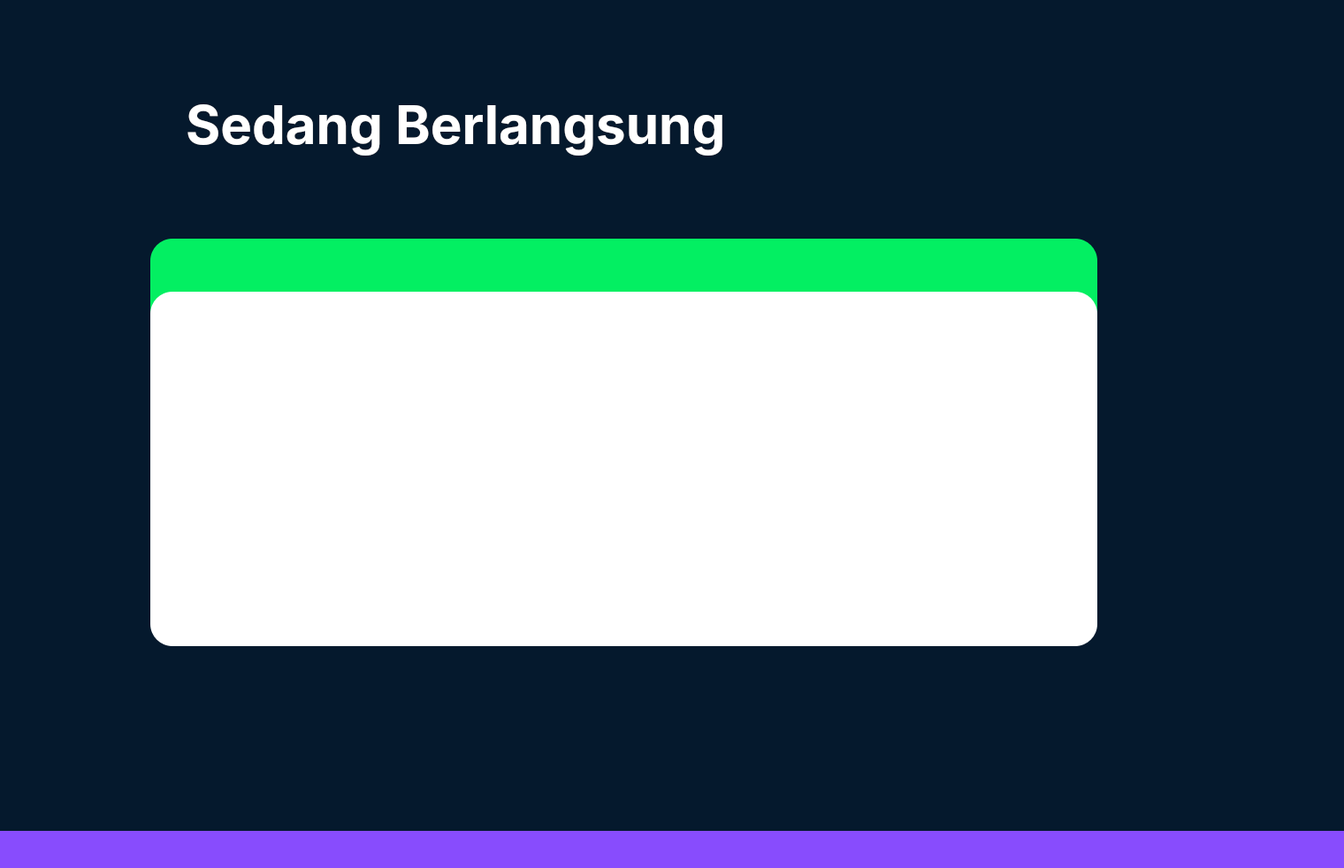
<?xml version="1.0" encoding="UTF-8"?>
<ui version="4.0">
 <class>pilihDaerah</class>
 <widget class="QDialog" name="pilihDaerah">
  <property name="geometry">
   <rect>
    <x>0</x>
    <y>0</y>
    <width>1520</width>
    <height>982</height>
   </rect>
  </property>
  <property name="palette">
   <palette>
    <active>
     <colorrole role="Base">
      <brush brushstyle="SolidPattern">
       <color alpha="255">
        <red>255</red>
        <green>255</green>
        <blue>255</blue>
       </color>
      </brush>
     </colorrole>
     <colorrole role="Window">
      <brush brushstyle="SolidPattern">
       <color alpha="255">
        <red>5</red>
        <green>25</green>
        <blue>45</blue>
       </color>
      </brush>
     </colorrole>
    </active>
    <inactive>
     <colorrole role="Base">
      <brush brushstyle="SolidPattern">
       <color alpha="255">
        <red>255</red>
        <green>255</green>
        <blue>255</blue>
       </color>
      </brush>
     </colorrole>
     <colorrole role="Window">
      <brush brushstyle="SolidPattern">
       <color alpha="255">
        <red>5</red>
        <green>25</green>
        <blue>45</blue>
       </color>
      </brush>
     </colorrole>
    </inactive>
    <disabled>
     <colorrole role="Base">
      <brush brushstyle="SolidPattern">
       <color alpha="255">
        <red>5</red>
        <green>25</green>
        <blue>45</blue>
       </color>
      </brush>
     </colorrole>
     <colorrole role="Window">
      <brush brushstyle="SolidPattern">
       <color alpha="255">
        <red>5</red>
        <green>25</green>
        <blue>45</blue>
       </color>
      </brush>
     </colorrole>
    </disabled>
   </palette>
  </property>
  <property name="windowTitle">
   <string>Dialog</string>
  </property>
  <property name="autoFillBackground">
   <bool>false</bool>
  </property>
  <widget class="QLabel" name="label">
   <property name="geometry">
    <rect>
     <x>-140</x>
     <y>940</y>
     <width>1700</width>
     <height>100</height>
    </rect>
   </property>
   <property name="palette">
    <palette>
     <active>
      <colorrole role="Button">
       <brush brushstyle="SolidPattern">
        <color alpha="255">
         <red>136</red>
         <green>76</green>
         <blue>253</blue>
        </color>
       </brush>
      </colorrole>
      <colorrole role="Base">
       <brush brushstyle="SolidPattern">
        <color alpha="255">
         <red>136</red>
         <green>76</green>
         <blue>253</blue>
        </color>
       </brush>
      </colorrole>
      <colorrole role="Window">
       <brush brushstyle="SolidPattern">
        <color alpha="255">
         <red>136</red>
         <green>76</green>
         <blue>253</blue>
        </color>
       </brush>
      </colorrole>
     </active>
     <inactive>
      <colorrole role="Button">
       <brush brushstyle="SolidPattern">
        <color alpha="255">
         <red>136</red>
         <green>76</green>
         <blue>253</blue>
        </color>
       </brush>
      </colorrole>
      <colorrole role="Base">
       <brush brushstyle="SolidPattern">
        <color alpha="255">
         <red>136</red>
         <green>76</green>
         <blue>253</blue>
        </color>
       </brush>
      </colorrole>
      <colorrole role="Window">
       <brush brushstyle="SolidPattern">
        <color alpha="255">
         <red>136</red>
         <green>76</green>
         <blue>253</blue>
        </color>
       </brush>
      </colorrole>
     </inactive>
     <disabled>
      <colorrole role="Button">
       <brush brushstyle="SolidPattern">
        <color alpha="255">
         <red>136</red>
         <green>76</green>
         <blue>253</blue>
        </color>
       </brush>
      </colorrole>
      <colorrole role="Base">
       <brush brushstyle="SolidPattern">
        <color alpha="255">
         <red>136</red>
         <green>76</green>
         <blue>253</blue>
        </color>
       </brush>
      </colorrole>
      <colorrole role="Window">
       <brush brushstyle="SolidPattern">
        <color alpha="255">
         <red>136</red>
         <green>76</green>
         <blue>253</blue>
        </color>
       </brush>
      </colorrole>
     </disabled>
    </palette>
   </property>
   <property name="styleSheet">
    <string notr="true">background-color: rgb(136,76,253);</string>
   </property>
   <property name="text">
    <string/>
   </property>
  </widget>
  <widget class="QLabel" name="label_2">
   <property name="geometry">
    <rect>
     <x>76</x>
     <y>58</y>
     <width>128</width>
     <height>128</height>
    </rect>
   </property>
   <property name="styleSheet">
    <string notr="true">background-image:url(:/img/logo/logo.png);
background-repeat: none;</string>
   </property>
   <property name="text">
    <string/>
   </property>
  </widget>
  <widget class="QLabel" name="label_3">
   <property name="geometry">
    <rect>
     <x>210</x>
     <y>80</y>
     <width>801</width>
     <height>121</height>
    </rect>
   </property>
   <property name="font">
    <font>
     <family>Inter</family>
     <pointsize>45</pointsize>
     <weight>75</weight>
     <bold>true</bold>
    </font>
   </property>
   <property name="styleSheet">
    <string notr="true">color: white
</string>
   </property>
   <property name="text">
    <string>Sedang Berlangsung</string>
   </property>
  </widget>
  <widget class="QToolButton" name="back_button">
   <property name="geometry">
    <rect>
     <x>30</x>
     <y>750</y>
     <width>131</width>
     <height>161</height>
    </rect>
   </property>
   <property name="cursor">
    <cursorShape>PointingHandCursor</cursorShape>
   </property>
   <property name="styleSheet">
    <string notr="true">background-image:url(:/img/pilihDaerah/back.png);
background-repeat : none;
background-color : transparent;</string>
   </property>
   <property name="text">
    <string/>
   </property>
   <property name="autoRaise">
    <bool>true</bool>
   </property>
  </widget>
  <widget class="QLabel" name="label_5">
   <property name="geometry">
    <rect>
     <x>170</x>
     <y>330</y>
     <width>1071</width>
     <height>401</height>
    </rect>
   </property>
   <property name="palette">
    <palette>
     <active>
      <colorrole role="Button">
       <brush brushstyle="SolidPattern">
        <color alpha="255">
         <red>255</red>
         <green>255</green>
         <blue>255</blue>
        </color>
       </brush>
      </colorrole>
      <colorrole role="Base">
       <brush brushstyle="SolidPattern">
        <color alpha="255">
         <red>255</red>
         <green>255</green>
         <blue>255</blue>
        </color>
       </brush>
      </colorrole>
      <colorrole role="Window">
       <brush brushstyle="SolidPattern">
        <color alpha="255">
         <red>255</red>
         <green>255</green>
         <blue>255</blue>
        </color>
       </brush>
      </colorrole>
     </active>
     <inactive>
      <colorrole role="Button">
       <brush brushstyle="SolidPattern">
        <color alpha="255">
         <red>255</red>
         <green>255</green>
         <blue>255</blue>
        </color>
       </brush>
      </colorrole>
      <colorrole role="Base">
       <brush brushstyle="SolidPattern">
        <color alpha="255">
         <red>255</red>
         <green>255</green>
         <blue>255</blue>
        </color>
       </brush>
      </colorrole>
      <colorrole role="Window">
       <brush brushstyle="SolidPattern">
        <color alpha="255">
         <red>255</red>
         <green>255</green>
         <blue>255</blue>
        </color>
       </brush>
      </colorrole>
     </inactive>
     <disabled>
      <colorrole role="Button">
       <brush brushstyle="SolidPattern">
        <color alpha="255">
         <red>255</red>
         <green>255</green>
         <blue>255</blue>
        </color>
       </brush>
      </colorrole>
      <colorrole role="Base">
       <brush brushstyle="SolidPattern">
        <color alpha="255">
         <red>255</red>
         <green>255</green>
         <blue>255</blue>
        </color>
       </brush>
      </colorrole>
      <colorrole role="Window">
       <brush brushstyle="SolidPattern">
        <color alpha="255">
         <red>255</red>
         <green>255</green>
         <blue>255</blue>
        </color>
       </brush>
      </colorrole>
     </disabled>
    </palette>
   </property>
   <property name="styleSheet">
    <string notr="true">background-color: rgb(255,255, 255);
border-radius : 25%;</string>
   </property>
   <property name="text">
    <string/>
   </property>
  </widget>
  <widget class="QLabel" name="label_6">
   <property name="geometry">
    <rect>
     <x>170</x>
     <y>270</y>
     <width>1071</width>
     <height>111</height>
    </rect>
   </property>
   <property name="palette">
    <palette>
     <active>
      <colorrole role="Button">
       <brush brushstyle="SolidPattern">
        <color alpha="255">
         <red>3</red>
         <green>239</green>
         <blue>98</blue>
        </color>
       </brush>
      </colorrole>
      <colorrole role="Base">
       <brush brushstyle="SolidPattern">
        <color alpha="255">
         <red>3</red>
         <green>239</green>
         <blue>98</blue>
        </color>
       </brush>
      </colorrole>
      <colorrole role="Window">
       <brush brushstyle="SolidPattern">
        <color alpha="255">
         <red>3</red>
         <green>239</green>
         <blue>98</blue>
        </color>
       </brush>
      </colorrole>
     </active>
     <inactive>
      <colorrole role="Button">
       <brush brushstyle="SolidPattern">
        <color alpha="255">
         <red>3</red>
         <green>239</green>
         <blue>98</blue>
        </color>
       </brush>
      </colorrole>
      <colorrole role="Base">
       <brush brushstyle="SolidPattern">
        <color alpha="255">
         <red>3</red>
         <green>239</green>
         <blue>98</blue>
        </color>
       </brush>
      </colorrole>
      <colorrole role="Window">
       <brush brushstyle="SolidPattern">
        <color alpha="255">
         <red>3</red>
         <green>239</green>
         <blue>98</blue>
        </color>
       </brush>
      </colorrole>
     </inactive>
     <disabled>
      <colorrole role="Button">
       <brush brushstyle="SolidPattern">
        <color alpha="255">
         <red>3</red>
         <green>239</green>
         <blue>98</blue>
        </color>
       </brush>
      </colorrole>
      <colorrole role="Base">
       <brush brushstyle="SolidPattern">
        <color alpha="255">
         <red>3</red>
         <green>239</green>
         <blue>98</blue>
        </color>
       </brush>
      </colorrole>
      <colorrole role="Window">
       <brush brushstyle="SolidPattern">
        <color alpha="255">
         <red>3</red>
         <green>239</green>
         <blue>98</blue>
        </color>
       </brush>
      </colorrole>
     </disabled>
    </palette>
   </property>
   <property name="styleSheet">
    <string notr="true">background-color: rgb(3, 239, 98);
border-radius : 25%;</string>
   </property>
   <property name="text">
    <string/>
   </property>
  </widget>
  <widget class="QLabel" name="label_8">
   <property name="geometry">
    <rect>
     <x>-120</x>
     <y>-30</y>
     <width>1700</width>
     <height>1000</height>
    </rect>
   </property>
   <property name="palette">
    <palette>
     <active>
      <colorrole role="Button">
       <brush brushstyle="SolidPattern">
        <color alpha="255">
         <red>5</red>
         <green>25</green>
         <blue>45</blue>
        </color>
       </brush>
      </colorrole>
      <colorrole role="Base">
       <brush brushstyle="SolidPattern">
        <color alpha="255">
         <red>5</red>
         <green>25</green>
         <blue>45</blue>
        </color>
       </brush>
      </colorrole>
      <colorrole role="Window">
       <brush brushstyle="SolidPattern">
        <color alpha="255">
         <red>5</red>
         <green>25</green>
         <blue>45</blue>
        </color>
       </brush>
      </colorrole>
     </active>
     <inactive>
      <colorrole role="Button">
       <brush brushstyle="SolidPattern">
        <color alpha="255">
         <red>5</red>
         <green>25</green>
         <blue>45</blue>
        </color>
       </brush>
      </colorrole>
      <colorrole role="Base">
       <brush brushstyle="SolidPattern">
        <color alpha="255">
         <red>5</red>
         <green>25</green>
         <blue>45</blue>
        </color>
       </brush>
      </colorrole>
      <colorrole role="Window">
       <brush brushstyle="SolidPattern">
        <color alpha="255">
         <red>5</red>
         <green>25</green>
         <blue>45</blue>
        </color>
       </brush>
      </colorrole>
     </inactive>
     <disabled>
      <colorrole role="Button">
       <brush brushstyle="SolidPattern">
        <color alpha="255">
         <red>5</red>
         <green>25</green>
         <blue>45</blue>
        </color>
       </brush>
      </colorrole>
      <colorrole role="Base">
       <brush brushstyle="SolidPattern">
        <color alpha="255">
         <red>5</red>
         <green>25</green>
         <blue>45</blue>
        </color>
       </brush>
      </colorrole>
      <colorrole role="Window">
       <brush brushstyle="SolidPattern">
        <color alpha="255">
         <red>5</red>
         <green>25</green>
         <blue>45</blue>
        </color>
       </brush>
      </colorrole>
     </disabled>
    </palette>
   </property>
   <property name="styleSheet">
    <string notr="true">background-color: rgb(5,25,45);</string>
   </property>
   <property name="text">
    <string/>
   </property>
  </widget>
  <zorder>label_8</zorder>
  <zorder>label</zorder>
  <zorder>label_2</zorder>
  <zorder>label_3</zorder>
  <zorder>back_button</zorder>
  <zorder>label_6</zorder>
  <zorder>label_5</zorder>
 </widget>
 <resources>
  <include location="image.qrc"/>
 </resources>
 <connections/>
</ui>
